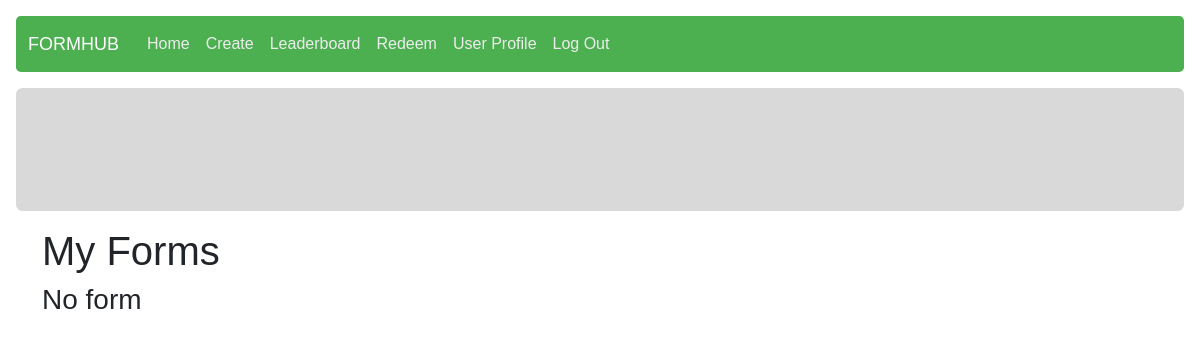
/manage/my-forms (signed in), run on an earlier commit of the app's database.
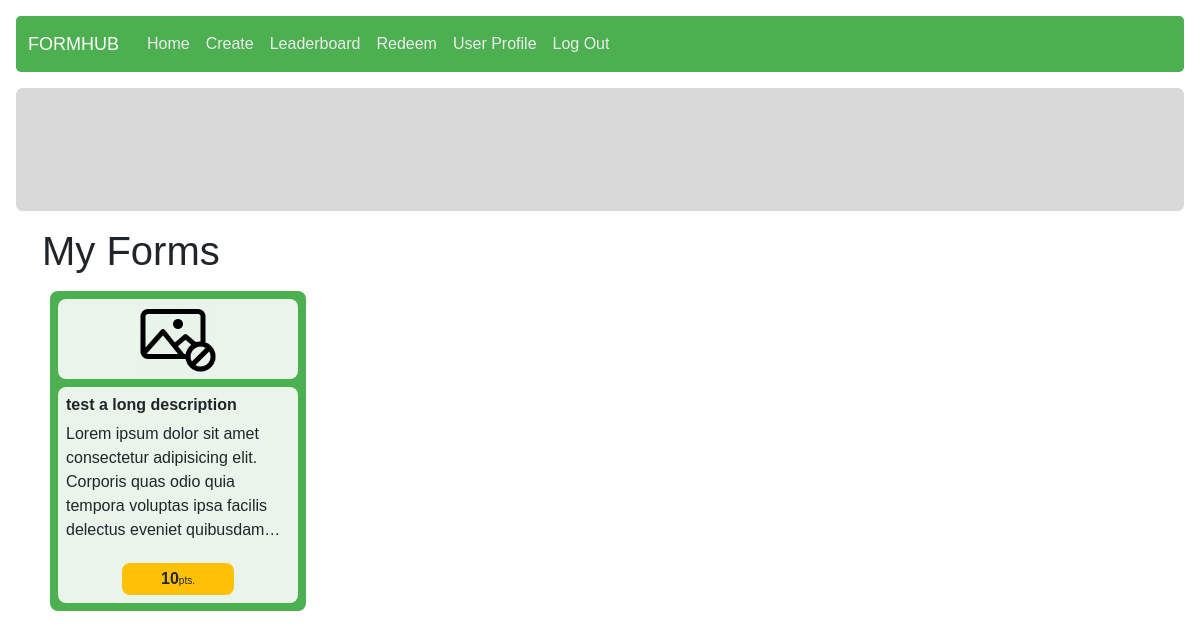
And on a later commit of the database.
### form_management/models.py (models this page shows, shortened)
class Form(models.Model):
    owner = models.ForeignKey(User, on_delete = models.CASCADE)
    form_name = models.CharField(max_length = 125)
    description = models.CharField(max_length = 1000)
    category = models.ForeignKey(Category, on_delete = models.CASCADE, null = True)
    design = models.JSONField()
    creation_timestamp = models.DateTimeField(auto_now_add = True)
    publish_timestamp = models.DateTimeField(null = True)
    is_open = models.BooleanField(default = False)
    is_sale = models.BooleanField(default = False)
    form_point = models.ForeignKey(Point, on_delete = models.CASCADE, related_name="form_point")

class Point(models.Model):
    form_size = models.CharField(max_length = 2)
    point = models.IntegerField()
    description = models.CharField(max_length = 50, null = True)
    lower_bound = models.IntegerField()
    upper_bound = models.IntegerField()
    def __str__(self):
        return f"{self.point}"

### form_management/views.py (the view)
# urls.py: path("my-forms", views.my_forms, name="my_forms"),
@login_required
def my_forms(request):
    forms = Form.objects.filter(owner = request.user)
    return render(request, "form_management/myforms.html", {
        "title": "My Forms",
		"forms": forms
	})

### templates/form_management/myforms.html (shortened to what this page needs)
{% extends "layout.html" %}
{% load static %}
{% block extra_css %}
    <link rel="stylesheet" href="{% static 'answering/index.css' %}">
{% endblock %}
{% block body %}
<div class="container">
    <h1>{{ title }}</h1>
    <div class="all-forms d-flex flex-row flex-wrap">
        {% for form in forms %}
            <div class="form-card p-2 d-flex flex-column col-sm-6 col-md-4 col-lg-3" data-code="{{ form.id }}">
                <div class="form p-2 d-flex flex-column">
                    <div class="img-container d-flex justify-content-center">
                        <img src="{% static 'answering/imgs/no-pic.png' %}" alt="no-photo">
                    </div>
                    <div class="form-meta-data mt-2 p-2">
                        <h6 class="form-name">{{ form.form_name }}</h6>
                        <div class="description">
                            {{ form.description }}
                        </div>
                        <div class="bottom-section mt-auto p-1">
                            <span class="point">{{ form.form_point }}</span><span class="unit">pts.</span>
                        </div>
                    </div>
                </div>
            </div>
        {% empty %}
            <h3>No form</h3>
        {% endfor %}
    </div>
</div>
{% endblock %}

What changed in the data, as far as the page shows it:
added Form: form_name "test a long description", description "Lorem ipsum dolor sit amet consectetur adipisicing elit. Corporis quas odio quia tempora voluptas ipsa facilis delectus eveniet…", form_point "10"
Also different on the page:
text no longer shown: "No form"
